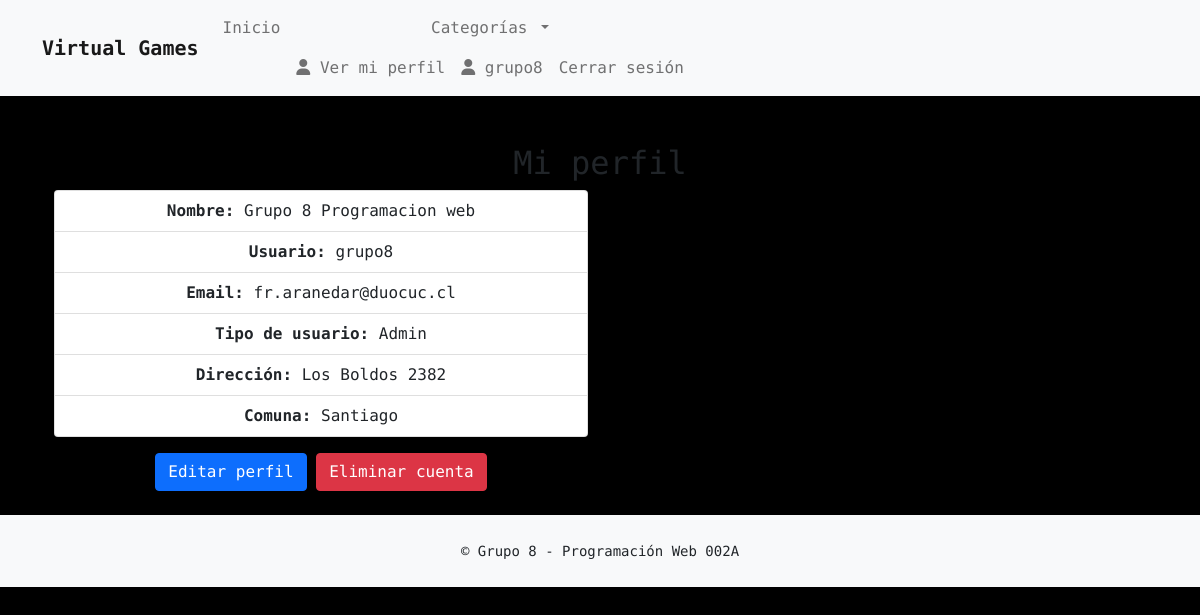
The app's page /perfil/ (signed in) with its own data.
### shop/models.py (models this page shows, shortened)
class UsuarioProfile(models.Model):
    user = models.OneToOneField(
        settings.AUTH_USER_MODEL,
        on_delete=models.CASCADE,
        related_name='profile'
    )
    tipo_usuario = models.ForeignKey(
        TipoUsuario,
        on_delete=models.CASCADE,
        null=True,
        blank=True,
    )
    direccion = models.ForeignKey(
        Direccion,
        on_delete=models.SET_NULL,
        null=True,
        blank=True,
        related_name='perfiles'
    )

class TipoUsuario(models.Model):
    nombre = models.CharField(max_length=50, unique=True, verbose_name="Tipo de usuario")

class Direccion(models.Model):
    descripcion = models.TextField(verbose_name="Dirección")
    comuna = models.ForeignKey(
        Comuna,
        on_delete=models.PROTECT,
        related_name='direcciones'
    )

class Comuna(models.Model):
    nombre = models.CharField(max_length=100, verbose_name="Comuna")

### core/views.py (the view)
# urls.py: path('perfil/', views.perfil_usuario, name='perfil_usuario'),
@login_required
def perfil_usuario(request):
    perfil = request.user.profile
    return render(request, 'core/perfil_usuario.html', {
        'user':   request.user,
        'perfil': perfil,
    })

### shop/context_processors.py (called while the page is built)
def shop_categories(request):
    return {
        'shop_categories': Categoria.objects.all()
    }

### templates/core/perfil_usuario.html (shortened to what this page needs)
{% extends 'core/base.html' %}
{% load static %}
{% block content %}
<div class="container">
  <h2 class="mt-4">Mi perfil</h2>
  <div class="row">
    <div class="col-12 col-md-6">
      <ul class="list-group">
        <li class="list-group-item"><strong>Nombre:</strong> {{ user.first_name }} {{ user.last_name }}</li>
        <li class="list-group-item"><strong>Usuario:</strong> {{ user.username }}</li>
        <li class="list-group-item"><strong>Email:</strong> {{ user.email }}</li>
        {% if perfil %}
          <li class="list-group-item"><strong>Tipo de usuario:</strong> {{ perfil.tipo_usuario.nombre }}</li>
          {% if perfil.direccion %}
            <li class="list-group-item"><strong>Dirección:</strong> {{ perfil.direccion.descripcion }}</li>
            <li class="list-group-item"><strong>Comuna:</strong> {{ perfil.direccion.comuna.nombre }}</li>
          {% endif %}
        {% endif %}
      </ul>
      <div class="mt-3">
        <a href="{% url 'editar_perfil' %}" class="btn btn-primary">Editar perfil</a>
        <a href="{% url 'eliminar_perfil' %}" class="btn btn-danger">Eliminar cuenta</a>
      </div>
    </div>
  </div>
</div>
{% endblock %}

### templates/core/base.html (shortened to what this page needs)
 {% load static %}
<!doctype html>
<html lang="en">
  <head>
    <link
      href="https://cdn.jsdelivr.net/npm/bootstrap@5.1.3/dist/css/bootstrap.min.css"
      rel="stylesheet"
    >
    <link rel="stylesheet" href="{% static 'core/css/estilo-index.css' %}">
  </head>
  <body>
    <nav class="navbar navbar-expand-lg navbar-light bg-light">
      <div class="container">
        <a class="navbar-brand fw-bold" href="{% url 'inicio' %}">Virtual Games</a>
        <div class="collapse navbar-collapse" id="mainNav">
          <ul class="navbar-nav me-auto mb-2 mb-lg-0">
            <li class="nav-item"><a class="nav-link" href="{% url 'inicio' %}">Inicio</a></li>
            <li class="nav-item dropdown">
              <a class="nav-link dropdown-toggle" href="#" id="shopMenu" role="button"
                 data-bs-toggle="dropdown" aria-expanded="false">
                Categorías
              </a>
          <ul class="navbar-nav ms-auto">
            {% if user.is_authenticated %}
            <li class="nav-item">
                <a class="nav-link" href="{% url 'perfil_usuario' %}">
                  <i class="fas fa-user"></i> Ver mi perfil
                </a>
            </li>
            <li class="nav-item">
                <a class="nav-link" href="{% url 'perfil_usuario' %}">
                  <i class="fas fa-user"></i> {{ user.username }}
                </a>
              </li>
              <li class="nav-item">
                <a class="nav-link" href="{% url 'logout' %}">Cerrar sesión</a>
              </li>
            {% endif %}
          </ul>
        </div>
      </div>
    </nav>
    <main class="py-4">
      <div class="container">
        {% block content %}{% endblock %}
      </div>
    </main>
    <footer class="bg-light py-4 mt-auto">
      <div class="container text-center">
        <small>&copy; {{ now.year }} Grupo 8 -  Programación Web 002A</small>
      </div>
    </footer>
  </body>
</html>

### static/core/css/estilo-index.css (style rules this page uses)
* { margin: 0; padding: 0; font-family: 'Major Mono Display', monospace; }
body { background-color: rgb(0, 0, 0); text-align: center; }

### records on screen
UsuarioProfile: tipo_usuario.nombre "Admin", direccion.descripcion "Los Boldos 2382", direccion.comuna.nombre "Santiago"

### other values on screen
{{ user.username }} "grupo8"
{{ user.first_name }} "Grupo 8"
{{ user.last_name }} "Programacion web"
{{ user.email }} "fr.aranedar@duocuc.cl"
